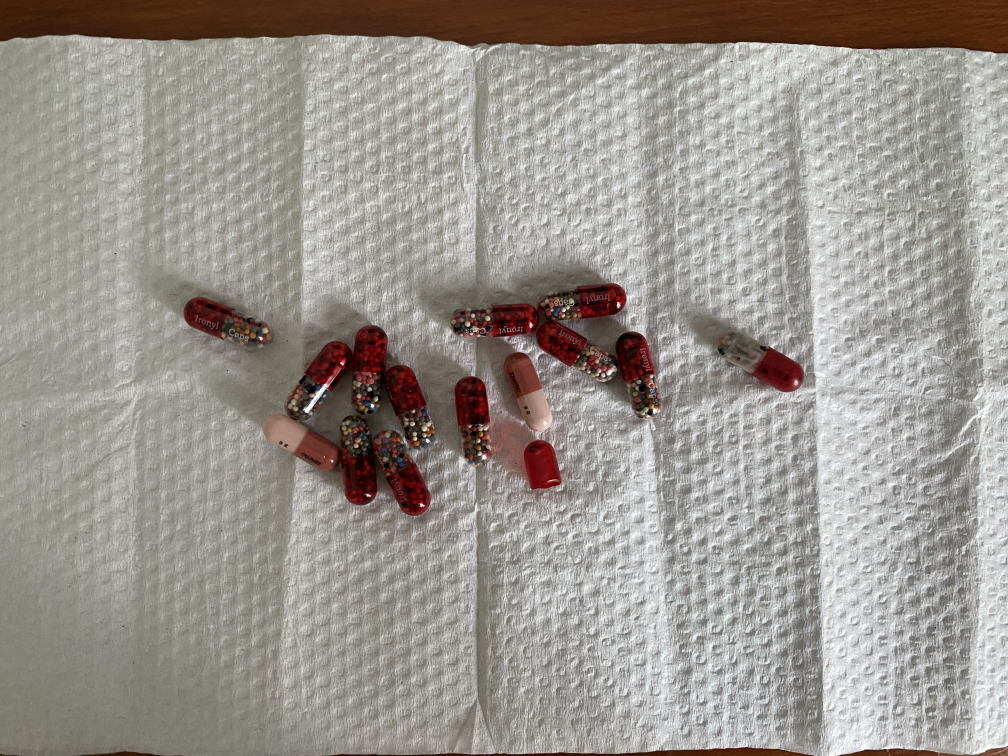
#> input picture IMG_3100.jpg, 4032 x 3024 px (shown at 1/4 size)
$ python -i blobs.py   (imports and definitions only)
#> lines starting #> are read from the running program, lines starting #| are printed output that depends on the picture
import cv2
import numpy as np
import base64

def readb64(uri):
    encoded_data = uri.split(',')[1]
    nparr = np.fromstring(base64.b64decode(encoded_data), np.uint8)
    img = cv2.imdecode(nparr, cv2.IMREAD_COLOR)
    return img

def get_all_blob_coordinates(image):
    # Load the image
    image = readb64(image)

    brightness = -100
    contrast = 100
    image = np.int16(image)
    image = image * (contrast/127+1) - contrast + brightness
    image = np.clip(image, 0, 255)
    image = np.uint8(image)

    cv2.imwrite("data/preprocessed.jpg", image)

    lower = np.array([0, 0, 0])
    upper = np.array([55, 55, 55])

    # Create mask to only select black
    thresh = cv2.inRange(image, lower, upper)

    # apply morphology
    kernel = cv2.getStructuringElement(cv2.MORPH_ELLIPSE, (20,20))
    morph = cv2.morphologyEx(thresh, cv2.MORPH_CLOSE, kernel)

    # Set up the blob detector with parameters tuned for pill detection
    params = cv2.SimpleBlobDetector_Params()

    # Filter by area: Pills are generally medium-sized objects
    params.filterByArea = True
    params.minArea = 30  # Adjusted for the image resolution and pill size
    params.maxArea = 100000000  # Tuned to ignore overly large objects

    # Filter by circularity: Pills are often round or oval
    params.filterByCircularity = False
    # params.minCircularity = 0.6  # Set lower to accommodate oval pills

    # Filter by convexity: Pills typically have a convex shape
    params.filterByConvexity = False
    # params.minConvexity = 0.7  # Can be adjusted for different pill shapes

    # Filter by inertia: Helps to detect elongated objects like capsules
    params.filterByInertia = False
    # params.minInertiaRatio = 0.1  # Allows detection of both circular and elongated pills

    # Set up the detector with the tuned parameters
    detector = cv2.SimpleBlobDetector_create(params)

    # Detect blobs (pills)
    keypoints = detector.detect(morph)

    def draw_keypoints(img, keypoints, color):
        for kp in keypoints:
            x, y = kp.pt
            cv2.circle(img, (int(x), int(y)), color=color, radius=10, thickness=3) # you can change the radius and the thickness

    draw_keypoints(morph, keypoints, color=255)
    cv2.imwrite("data/morph.jpg", morph)

    coordinates_of_blobs = list()

    for kp in keypoints:
        x, y = kp.pt
        coordinates_of_blobs.append((int(x), int(y)))

    return coordinates_of_blobs

>>> import cv2
>>> picture = cv2.imread('IMG_3100.jpg', cv2.IMREAD_GRAYSCALE)
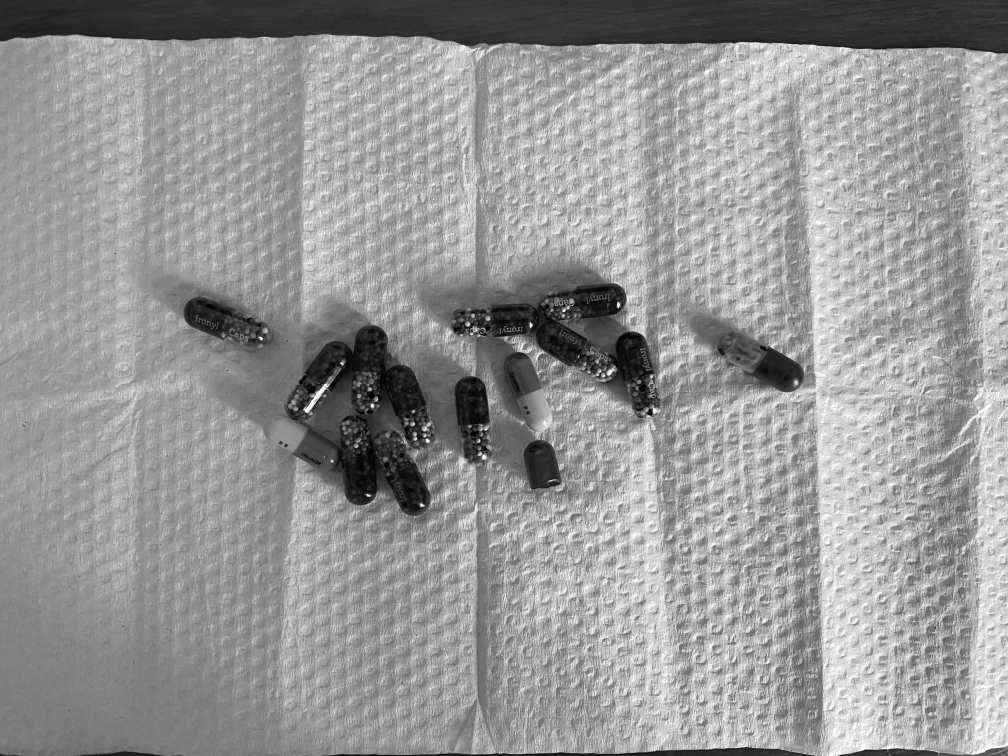
#> picture: shape (3024, 4032) (shown at 1/4 size); min 0, max 255, mean 150.7
#> (the run stopped early here; a loop or call above may not have finished)

$ run again, on IMG_3101.jpg
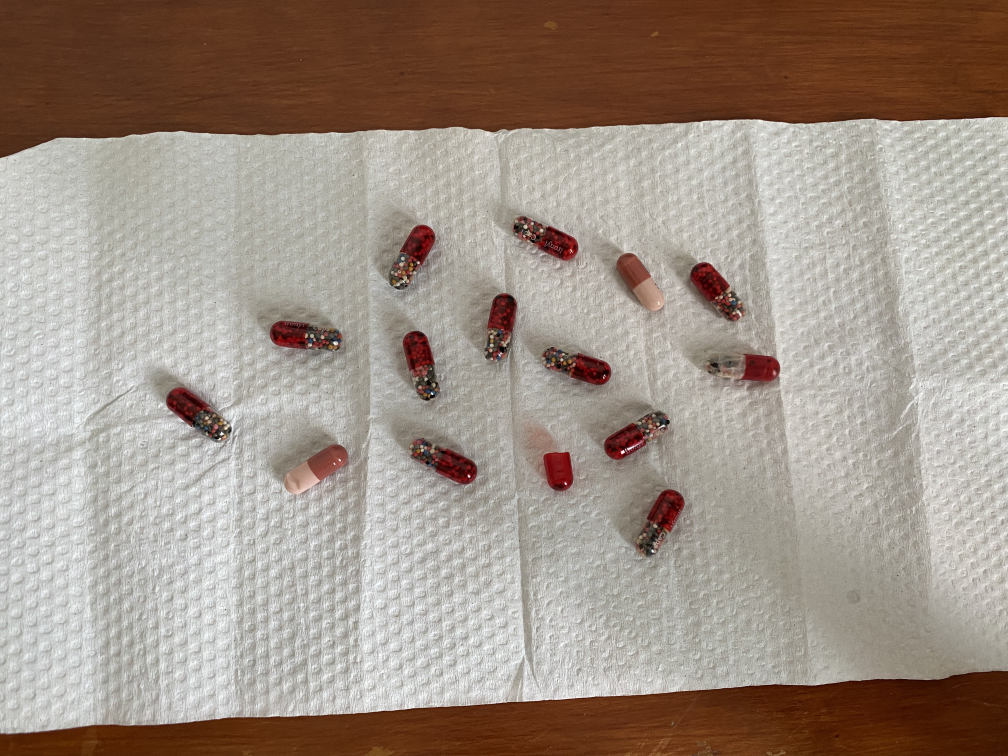
#> input picture IMG_3101.jpg, 4032 x 3024 px (shown at 1/4 size)
#> `picture = cv2.imread('IMG_3100.jpg', cv2.IMREAD_GRAYSCALE)`:
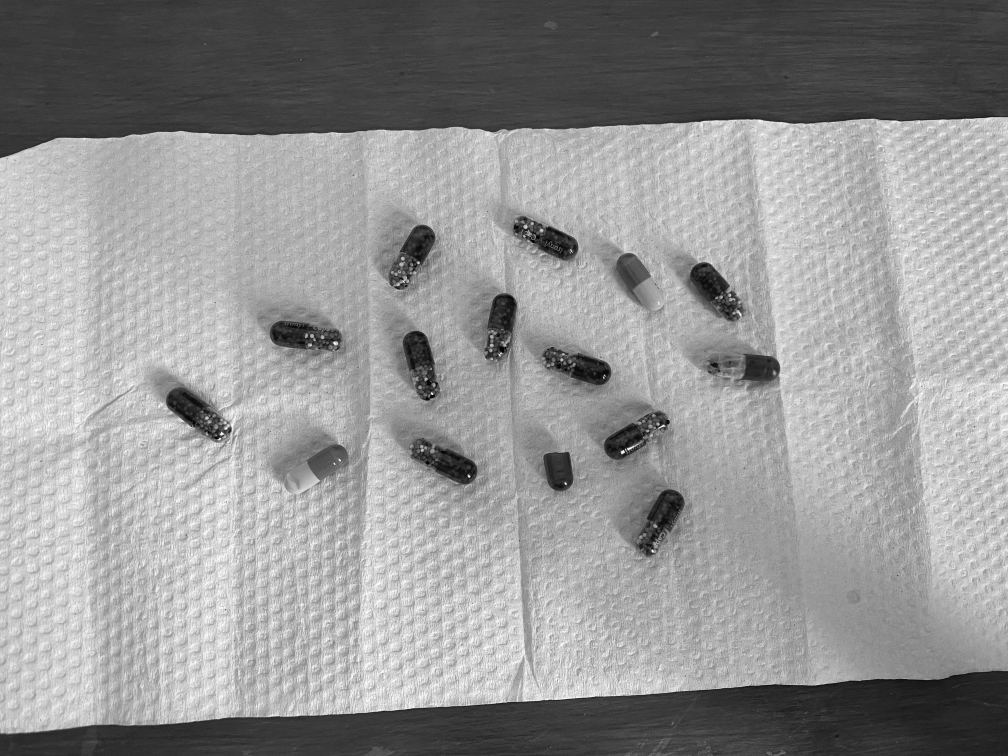
#> picture: shape (3024, 4032) (shown at 1/4 size); min 0, max 255, mean 148.7
